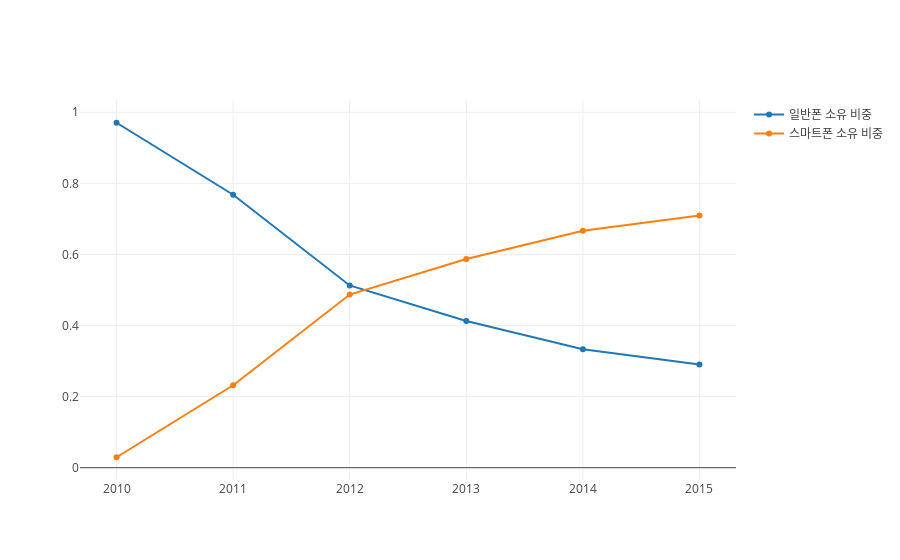

This figure's notebook cell:
### Code cell
graph_data = [go.Scatter(x = year, y = phone_have['일반폰 소유 인원']/(phone_have['일반폰 소유 인원']+phone_have['스마트폰 소유 인원']), name = '일반폰 소유 비중'),
       go.Scatter(x = year, y = phone_have['스마트폰 소유 인원']/(phone_have['일반폰 소유 인원']+phone_have['스마트폰 소유 인원']), name = '스마트폰 소유 비중')]
py.iplot(graph_data)

### Figure 1 — Plotly figure (JSON) as saved in the notebook; plotly's stock layout.template omitted (floating-point values rounded to 4 significant figures)
{"data": [{"name": "일반폰 소유 비중", "type": "scatter", "x": [2010, 2011, 2012, 2013, 2014, 2015], "y": [0.9706, 0.7681, 0.5127, 0.4127, 0.3335, 0.2906]}, {"name": "스마트폰 소유 비중", "type": "scatter", "x": [2010, 2011, 2012, 2013, 2014, 2015], "y": [0.02943, 0.2319, 0.4873, 0.5873, 0.6665, 0.7094]}], "layout": {}}
